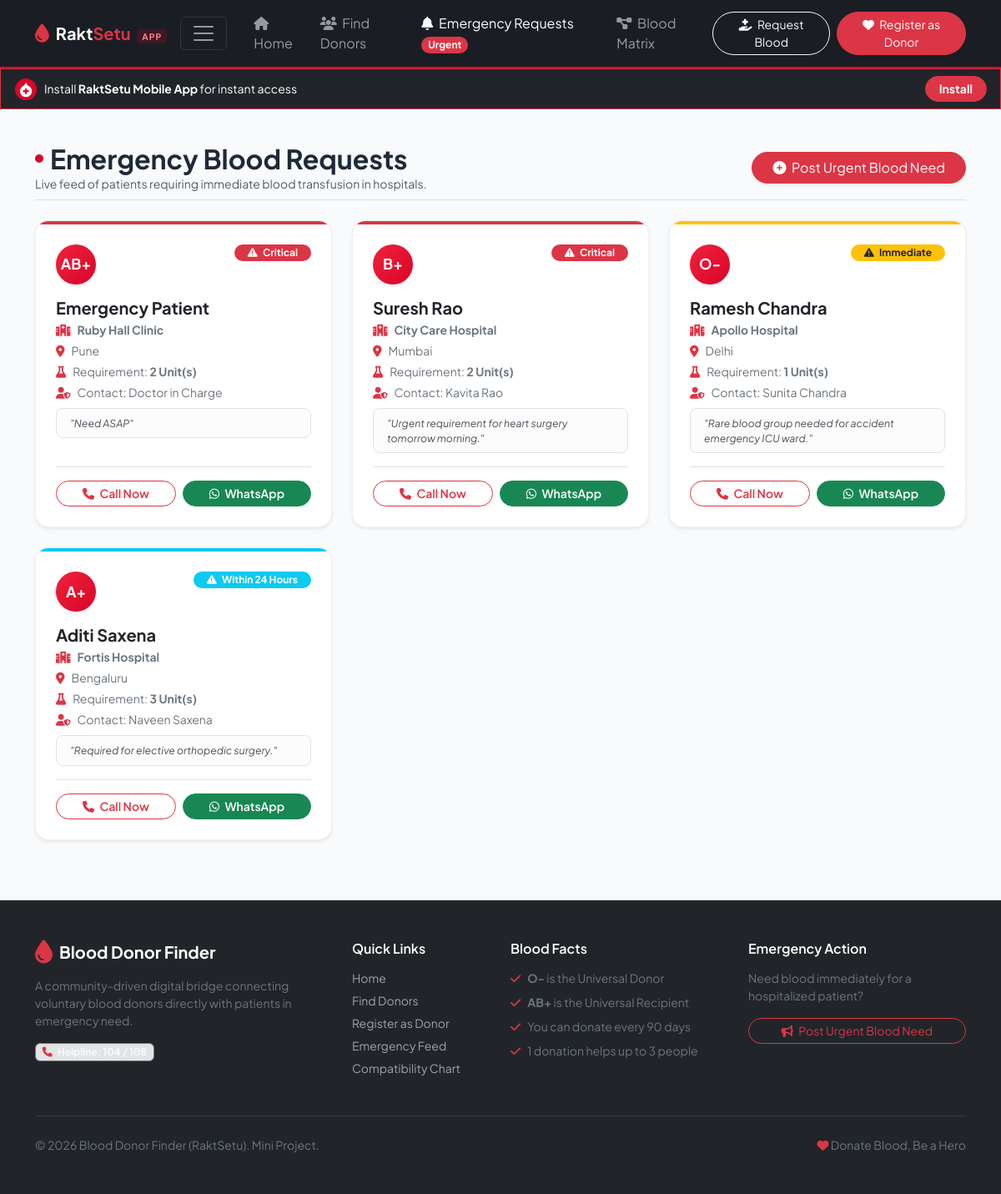
The app's page /requests with its own data.
### tables this page shows
CREATE TABLE requests (
            id INTEGER PRIMARY KEY AUTOINCREMENT,
            patient_name TEXT NOT NULL,
            blood_group TEXT NOT NULL,
            units INTEGER DEFAULT 1,
            hospital TEXT NOT NULL,
            city TEXT NOT NULL,
            contact_name TEXT NOT NULL,
            contact_phone TEXT NOT NULL,
            urgency TEXT DEFAULT 'Urgent',
            status TEXT DEFAULT 'Open',
            note TEXT,
            created_at TIMESTAMP DEFAULT CURRENT_TIMESTAMP
        );

### app.py (the view, shortened to what this page needs)
@app.route("/requests", methods=["GET", "POST"])
def requests_page():
    requests_list = database.get_recent_requests(limit=50)
    return render_template("requests.html", requests=requests_list, blood_groups=["A+", "A-", "B+", "B-", "AB+", "AB-", "O+", "O-"])

### database.py (called while the page is built)
def get_db():
    conn = sqlite3.connect(DB_PATH)
    conn.row_factory = sqlite3.Row
    return conn

def get_recent_requests(limit=10):
    conn = get_db()
    cursor = conn.cursor()
    cursor.execute("SELECT * FROM requests WHERE status = 'Open' ORDER BY CASE urgency WHEN 'Critical' THEN 1 WHEN 'Immediate' THEN 2 ELSE 3 END, created_at DESC LIMIT ?", (limit,))
    requests = [dict(row) for row in cursor.fetchall()]
    conn.close()
    return requests

### templates/requests.html (shortened to what this page needs)
{% extends "base.html" %}
{% block content %}
<div class="container py-4">
    <div class="d-flex flex-column flex-md-row justify-content-between align-items-md-center gap-3 mb-4 pb-2 border-bottom">
        <div>
            <div class="d-flex align-items-center gap-2">
                <span class="pulse-indicator"></span>
                <h2 class="fw-bold mb-0">Emergency Blood Requests</h2>
            </div>
            <p class="text-muted small mb-0">Live feed of patients requiring immediate blood transfusion in hospitals.</p>
        </div>
        <div>
            <button class="btn btn-danger rounded-pill px-4 shadow-sm" data-bs-toggle="modal" data-bs-target="#newRequestModal">
                <i class="fa-solid fa-plus-circle me-1"></i> Post Urgent Blood Need
            </button>
        </div>
    </div>
    <div class="row g-4">
        {% if requests %}
            {% for req in requests %}
            <div class="col-md-6 col-lg-4">
                <div class="card h-100 border-0 shadow-sm rounded-4 request-card position-relative overflow-hidden">
                    <div class="card-status-bar {% if req.urgency == 'Critical' %}bg-danger{% elif req.urgency == 'Immediate' %}bg-warning{% else %}bg-info{% endif %}"></div>
                    <div class="card-body p-4 d-flex flex-column">
                        <div class="d-flex justify-content-between align-items-start mb-3">
                            <div class="blood-avatar rounded-circle d-flex align-items-center justify-content-center text-white fw-bold shadow-sm bg-danger">
                                {{ req.blood_group }}
                            </div>
                            <span class="badge {% if req.urgency == 'Critical' %}bg-danger{% elif req.urgency == 'Immediate' %}bg-warning text-dark{% else %}bg-info text-white{% endif %} rounded-pill px-3 py-1 small">
                                <i class="fa-solid fa-triangle-exclamation me-1"></i> {{ req.urgency }}
                            </span>
                        </div>
                        <h5 class="fw-bold mb-1">{{ req.patient_name }}</h5>
                        <div class="text-secondary small mb-3 flex-grow-1">
                            <p class="mb-1"><i class="fa-solid fa-hospital text-danger me-2"></i><strong>{{ req.hospital }}</strong></p>
                            <p class="mb-1"><i class="fa-solid fa-location-dot text-danger me-2"></i>{{ req.city }}</p>
                            <p class="mb-1"><i class="fa-solid fa-flask text-danger me-2"></i>Requirement: <strong>{{ req.units }} Unit(s)</strong></p>
                            <p class="mb-1"><i class="fa-solid fa-user-shield text-danger me-2"></i>Contact: {{ req.contact_name }}</p>
                            {% if req.note %}
                            <div class="alert alert-light border py-2 px-3 mt-2 mb-0 rounded-3 small">
                                <em>"{{ req.note }}"</em>
                            </div>
                            {% endif %}
                        </div>
                        <div class="d-flex gap-2 pt-3 border-top mt-auto">
                            <a href="tel:{{ req.contact_phone }}" class="btn btn-outline-danger btn-sm rounded-pill flex-fill fw-semibold">
                                <i class="fa-solid fa-phone me-1"></i> Call Now
                            </a>
                            <a href="https://wa.me/91{{ req.contact_phone }}?text=Hello%20{{ req.contact_name }},%20I%20saw%20your%20emergency%20blood%20request%20for%20{{ req.blood_group }}%20blood%20in%20{{ req.hospital }},%20{{ req.city }}.%20I%20am%20ready%20to%20help." target="_blank" class="btn btn-success btn-sm rounded-pill flex-fill fw-semibold">
                                <i class="fa-brands fa-whatsapp me-1"></i> WhatsApp
                            </a>
                        </div>
                    </div>
                </div>
            </div>
            {% endfor %}
        {% endif %}
    </div>
</div>
{% endblock %}

### static/css/style.css (style rules this page uses)
:root { --primary-red: #d90429; --dark-red: #9b001d; --light-red: #ef233c; --soft-red-bg: #fff0f3; --dark-navy: #111827; --text-primary: #1f2937; --text-muted: #6b7280; --card-shadow: 0 10px 25px -5px rgba(0, 0, 0, 0.05), 0 8px 10px -6px rgba(0, 0, 0, 0.03); --hover-shadow: 0 20px 25px -5px rgba(217, 4, 41, 0.1), 0 8px 10px -6px rgba(217, 4, 41, 0.06); }
body { font-family: 'Plus Jakarta Sans', -apple-system, BlinkMacSystemFont, 'Segoe UI', Roboto, sans-serif; color: var(--text-primary); background-color: #f8fafc; min-height: 100vh; display: flex; flex-direction: column; }
.blood-avatar, .blood-badge-circle { width: 48px; height: 48px; background: linear-gradient(135deg, var(--light-red), var(--primary-red)); font-size: 1.1rem; flex-shrink: 0; }
.request-card { border: 1px solid rgba(0, 0, 0, 0.06) !important; transition: all 0.25s ease; }
.card-status-bar { height: 4px; width: 100%; }
.pulse-indicator { width: 10px; height: 10px; border-radius: 50%; background-color: var(--primary-red); display: inline-block; animation: pulse-red 1.5s infinite; }

### records on screen
requests: blood_group "AB+", urgency "Critical", patient_name "Emergency Patient", hospital "Ruby Hall Clinic", city "Pune", units "2", contact_name "Doctor in Charge", note "Need ASAP"
requests: blood_group "B+", urgency "Critical", patient_name "Suresh Rao", hospital "City Care Hospital", city "Mumbai", units "2", contact_name "Kavita Rao", note "Urgent requirement for heart surgery tomorrow morning."
requests: blood_group "O-", urgency "Immediate", patient_name "Ramesh Chandra", hospital "Apollo Hospital", city "Delhi", units "1", contact_name "Sunita Chandra", note "Rare blood group needed for accident emergency ICU ward."
requests: blood_group "A+", urgency "Within 24 Hours", patient_name "Aditi Saxena", hospital "Fortis Hospital", city "Bengaluru", units "3", contact_name "Naveen Saxena", note "Required for elective orthopedic surgery."
